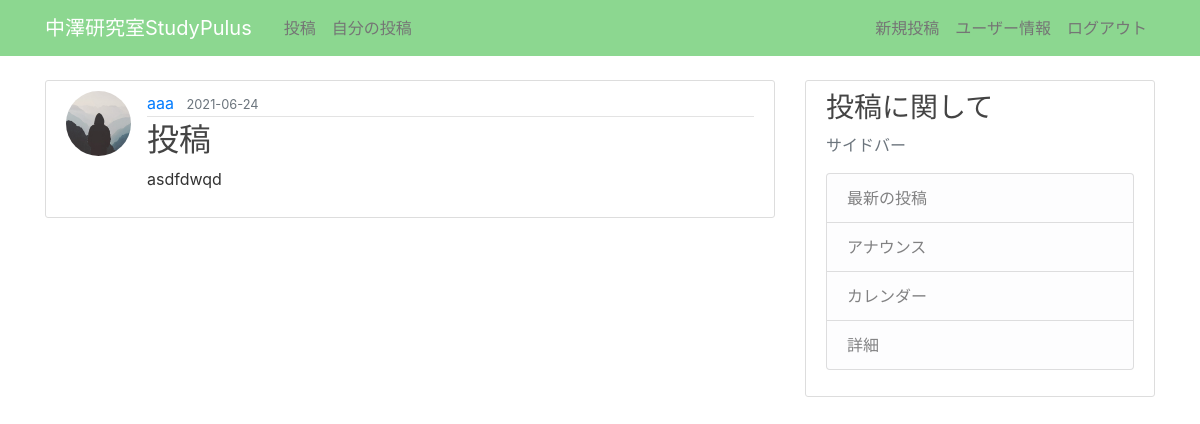
Page /post/29 (signed in) on the committed database.
### flaskblog/models.py (models this page shows, shortened)
class User(db.Model, UserMixin):
    id = db.Column(db.Integer, primary_key=True)
    username = db.Column(db.String(20), unique=True, nullable=False)
    email = db.Column(db.String(120), unique=True, nullable=False)
    image_file = db.Column(db.String(20), nullable=False, default='default.jpg')
    password = db.Column(db.String(60), nullable=False)
    posts = db.relationship('Post', backref='author', lazy=True)

class Post(db.Model):
    id = db.Column(db.Integer, primary_key=True)
    title = db.Column(db.String(100), nullable=False)
    date_posted = db.Column(db.DateTime, nullable=False, default=datetime.utcnow)
    content = db.Column(db.Text, nullable=False)
    user_id = db.Column(db.Integer, db.ForeignKey('user.id'), nullable=False)

### flaskblog/routes.py (the view)
@app.route("/post/<int:post_id>")
def post(post_id):
    post = Post.query.get_or_404(post_id)
    return render_template('post.html', title=post.title, post=post)

### flaskblog/models.py (called while the page is built)
@login_manager.user_loader
def load_user(user_id):
    return User.query.get(int(user_id))

### flaskblog/templates/post.html (shortened to what this page needs)
{% extends "layout.html" %}
{% block content %}
  <article class="media content-section">
    <img class="rounded-circle article-img" src="{{ url_for('static', filename='profile_pics/' + post.author.image_file) }}">
    <div class="media-body">
      <div class="article-metadata">
        <a class="mr-2" href="{{ url_for('user_posts', username=post.author.username) }}">{{ post.author.username }}</a>
        <small class="text-muted">{{ post.date_posted.strftime('%Y-%m-%d') }}</small>
      </div>
      <h2 class="article-title">{{ post.title }}</h2>
      <p class="article-content">{{ post.content }}</p>
    </div>
  </article>
{% endblock content %}

### flaskblog/static/main.css (style rules this page uses)
body { background: #FFFFFF; color: #333333; margin-top: 5rem; }
h1, h2, h3, h4, h5, h6 { color: #444444; }
.content-section { background: #ffffff; padding: 10px 20px; border: 1px solid #dddddd; border-radius: 3px; margin-bottom: 20px; }
.article-title { color: #444444; }
.article-content { white-space: pre-line; }
.article-img { height: 65px; width: 65px; margin-right: 16px; }
.article-metadata { padding-bottom: 1px; margin-bottom: 4px; border-bottom: 1px solid #e3e3e3 }

### rows in the picture
User: image_file (placeholder picture), author.username "aaa"
Post: date_posted "2021-06-24", title "投稿", content "asdfdwqd"
